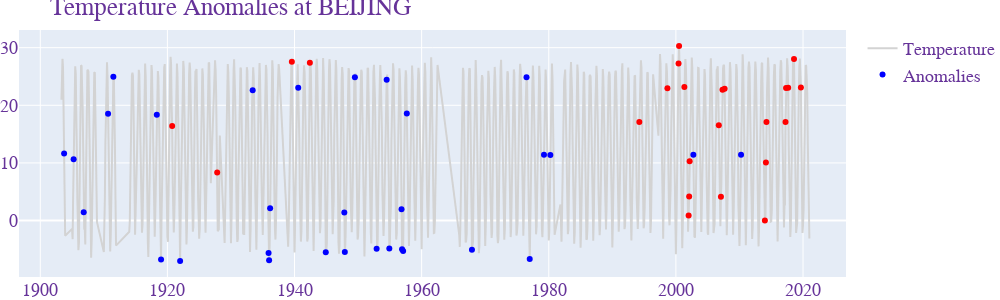

Notebook cell for this chart:
### Markdown cell above
For example: in Beijing, there are more anomalies that are anomalously warm appearing after 2000.

### Code cell
outlier("BEIJING")

### Figure 1 — Plotly figure (JSON) as saved in the notebook; plotly's stock layout.template omitted (floating-point values rounded to 4 significant figures; data arrays with more than 128 entries replaced by an {"elided": "..."} marker saying what was removed)
{"data": [{"marker": {"color": "lightgrey"}, "mode": "lines", "name": "Temperature", "type": "scatter", "x": {"elided": "1261 str values"}, "y": {"elided": "1261 float values"}}, {"marker": {"color": [1, 1, 1, 1, 1, 1, 1, 0, 1, 0, 1, 1, 1, 1, 0, 1, 0, 1, 1, 1, 1, 1, 1, 1, 1, 1, 1, 1, 1, 1, 1, 1, 1, 0, 0, 0, 0, 0, 0, 0, 0, 1, 0, 0, 0, 0, 1, 0, 0, 0, 0, 0, 0, 0, 0], "colorscale": [[0, "red"], [1, "blue"]]}, "mode": "markers", "name": "Anomalies", "type": "scatter", "x": ["1903-10-01T00:00:00", "1905-04-01T00:00:00", "1906-11-01T00:00:00", "1910-09-01T00:00:00", "1911-07-01T00:00:00", "1918-05-01T00:00:00", "1919-01-01T00:00:00", "1920-10-01T00:00:00", "1922-01-01T00:00:00", "1927-11-01T00:00:00", "1933-06-01T00:00:00", "1935-12-01T00:00:00", "1936-01-01T00:00:00", "1936-03-01T00:00:00", "1939-08-01T00:00:00", "1940-08-01T00:00:00", "1942-06-01T00:00:00", "1944-12-01T00:00:00", "1947-11-01T00:00:00", "1947-12-01T00:00:00", "1949-07-01T00:00:00", "1952-12-01T00:00:00", "1954-07-01T00:00:00", "1954-12-01T00:00:00", "1956-11-01T00:00:00", "1956-12-01T00:00:00", "1957-02-01T00:00:00", "1957-09-01T00:00:00", "1967-12-01T00:00:00", "1976-07-01T00:00:00", "1977-01-01T00:00:00", "1979-04-01T00:00:00", "1980-04-01T00:00:00", "1994-04-01T00:00:00", "1998-09-01T00:00:00", "2000-06-01T00:00:00", "2000-07-01T00:00:00", "2001-05-01T00:00:00", "2002-01-01T00:00:00", "2002-02-01T00:00:00", "2002-03-01T00:00:00", "2002-10-01T00:00:00", "2006-10-01T00:00:00", "2007-02-01T00:00:00", "2007-05-01T00:00:00", "2007-09-01T00:00:00", "2010-04-01T00:00:00", "2014-01-01T00:00:00", "2014-03-01T00:00:00", "2014-04-01T00:00:00", "2017-04-01T00:00:00", "2017-05-01T00:00:00", "2017-09-01T00:00:00", "2018-08-01T00:00:00", "2019-09-01T00:00:00"], "y": [11.65, 10.65, 1.45, 18.55, 24.95, 18.35, -6.75, 16.39, -7, 8.35, 22.6, -5.65, -6.9, 2.15, 27.55, 23.05, 27.4, -5.5, 1.39, -5.45, 24.85, -4.88, 24.41, -4.85, 1.95, -4.97, -5.27, 18.57, -5.06, 24.85, -6.68, 11.43, 11.39, 17.08, 22.95, 27.25, 30.27, 23.19, 0.89, 4.19, 10.29, 11.41, 16.52, 4.12, 22.69, 22.85, 11.41, 0, 10.09, 17.1, 17.1, 23, 23.05, 28.05, 23.1]}], "layout": {"font": {"color": "RebeccaPurple", "family": "Courier New, monospace", "size": 18}, "height": 300, "margin": {"b": 0, "l": 0, "r": 0, "t": 30}, "title": {"text": "Temperature Anomalies at BEIJING"}, "width": 1000}}
